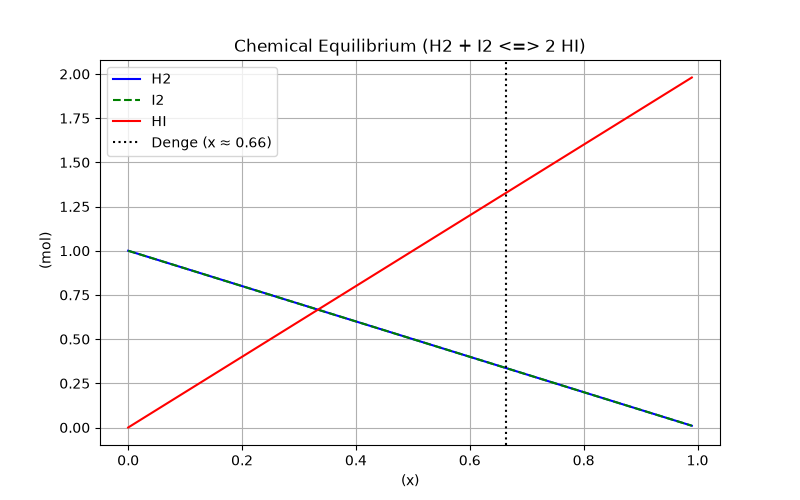

Python code for this plot:
"""
PW2 Lab B Part 4 -- chemical equilibrium via the equilibrium constant K.

Reaction  H2 + I2 <=> 2 HI, starting from 1 mol H2 and 1 mol I2.
As the reaction proceeds by an extent x:  H2 = 1-x,  I2 = 1-x,  HI = 2x.
At equilibrium the composition satisfies the equilibrium constant
        K = [HI]^2 / ([H2][I2]) = (2x)^2 / ((1-x)(1-x)).
Given K, find the extent x. Solve it TWO ways and compare.
Run:  python equilibrium.py
"""
import numpy as np
import matplotlib.pyplot as plt
from scipy.optimize import newton, minimize

K = 15.6
a = b = 1.0

# TODO 1: write k_imbalance(x) = (2x)^2/((a-x)(b-x)) - K.
#         It equals zero exactly at equilibrium.
def k_imbalance(x):
    return (2*x)**2 / ((a - x)* (b - x)) - K
# TODO 2 (method 1): use scipy.optimize.newton to find the root of k_imbalance
#         (start x0=0.5). This is root-finding.
n = newton(k_imbalance,x0 = 0.5)

# TODO 3 (method 2): use scipy.optimize.minimize to minimise k_imbalance(x)**2
#         (method "SLSQP", bounds [(0, 0.999)], x0=[0.5]). Print both answers
#         and confirm they agree.
def obj_func(x):
    return k_imbalance(x[0]) ** 2
# TODO 4: report the equilibrium amounts (H2, I2, HI), and plot how the three
#         amounts change with the extent x, marking the equilibrium. Save
#         equilibrium.png.
nH2 = a - n
nI2 = b - n
nHI = 2 * n

print(f"  H2: {nH2:.4f} mol")
print(f"  I2: {nI2:.4f} mol")
print(f"  HI: {nHI:.4f} mol")

# Qrafik
x_vals = np.linspace(0, 0.99, 200)
plt.figure(figsize=(8, 5))
plt.plot(x_vals, a - x_vals, label='H2', color='blue')
plt.plot(x_vals, b - x_vals, label='I2', linestyle='--', color='green')
plt.plot(x_vals, 2 * x_vals, label='HI', color='red')

plt.axvline(x=n, color='black', linestyle=':', label=f'Denge (x ≈ {n:.2f})')
plt.xlabel('(x)')
plt.ylabel(' (mol)')
plt.title('Chemical Equilibrium (H2 + I2 <=> 2 HI)')
plt.legend()
plt.grid(True)
plt.savefig('equilibrium.png')
plt.close()
